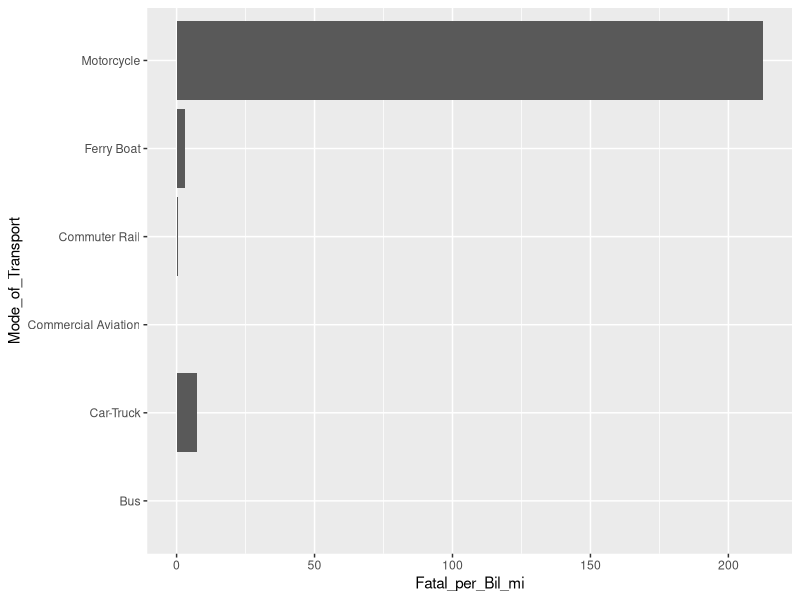
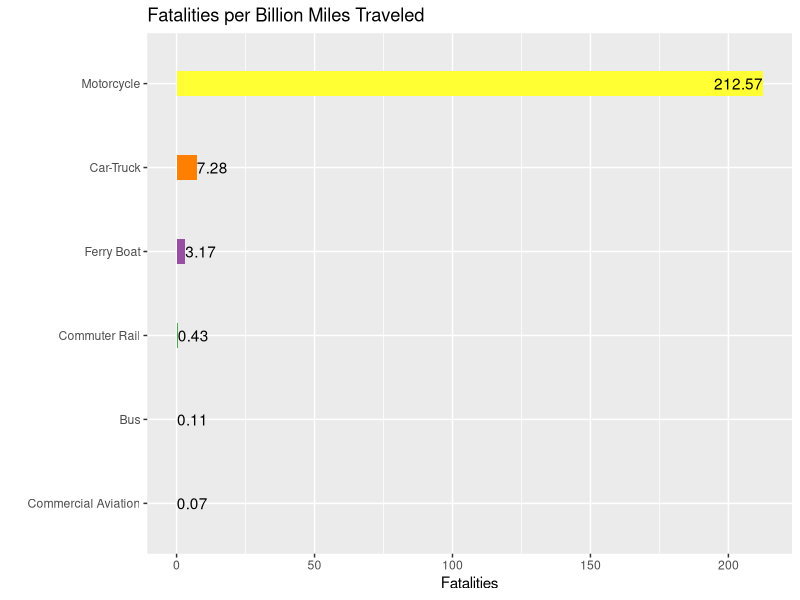

The R script that drew these images, in order:
# Set Working Directory
setwd("C:/Users/micha/OneDrive/Documents/GitHub/DSC640/Project/")

# Load libraries
library(ggplot2)
library(dplyr)

# Load data
fpbDF <- read.csv("Passenger-Fatalities-per-Billion.csv")
fpbDF

# Set color palette
colPal = "Set1"

# Bar plot of fatalities per billion miles
ggplot(fpbDF, aes(x=Mode_of_Transport, y=Fatal_per_Bil_mi)) + 
  geom_bar(stat = "identity") +
  coord_flip()

# Fix order of barplot; sort by number of fatalities
fpbDF %>%
  arrange(Fatal_per_Bil_mi) %>%    # First sort by val. This sort the dataframe but NOT the factor levels
  mutate(Mode_of_Transport=factor(Mode_of_Transport, levels=Mode_of_Transport)) %>%   # This trick update the factor levels
  # ggplot(aes(x=Mode_of_Transport, y=Fatal_per_Bil_mi)) +
  ggplot(aes(x=Mode_of_Transport, y=Fatal_per_Bil_mi, fill=Mode_of_Transport)) +
  geom_bar(stat = "identity", width = 0.3) +#( aes(xend=name, yend=0)) +
  # geom_point( size=4, color="orange") +
  scale_fill_brewer(palette = colPal) +
  # theme_bw() +
  theme(legend.position = "none") +
  coord_flip() +
  geom_text(aes(label = Fatal_per_Bil_mi), hjust = "inward") +
  xlab("") + ylab("Fatalities") +
  ggtitle("Fatalities per Billion Miles Traveled")


# # 3: Using RColorBrewer
# ggplot(mtcars, aes(x=as.factor(cyl), fill=as.factor(cyl) )) + 
#   geom_bar( ) +
#   scale_fill_brewer(palette = "Set1") +
#   theme(legend.position="none")
















